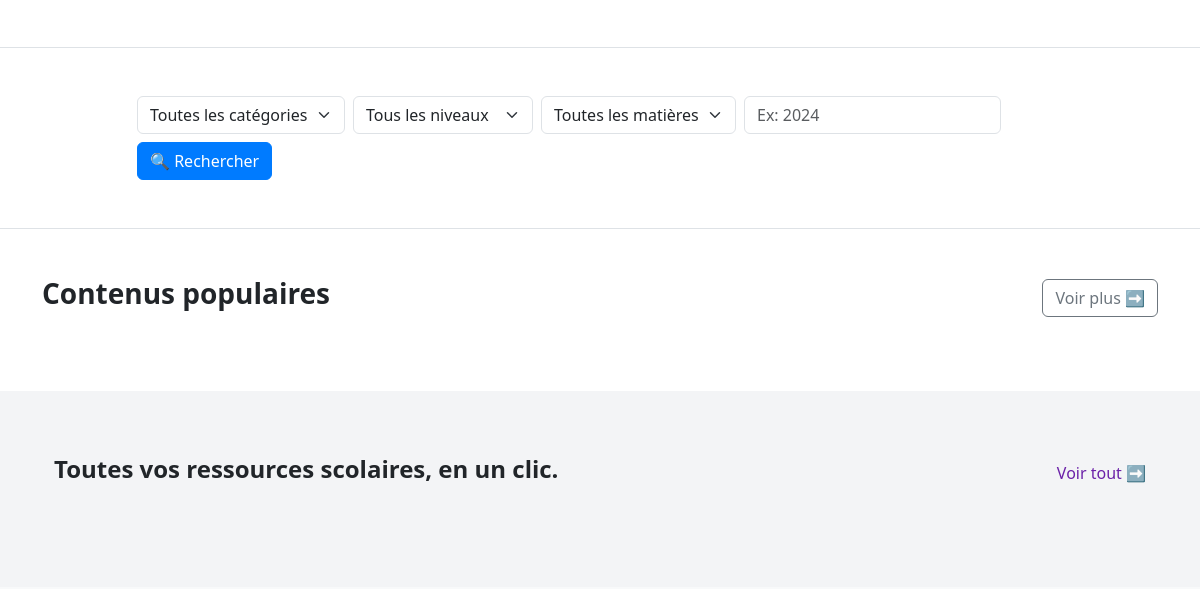
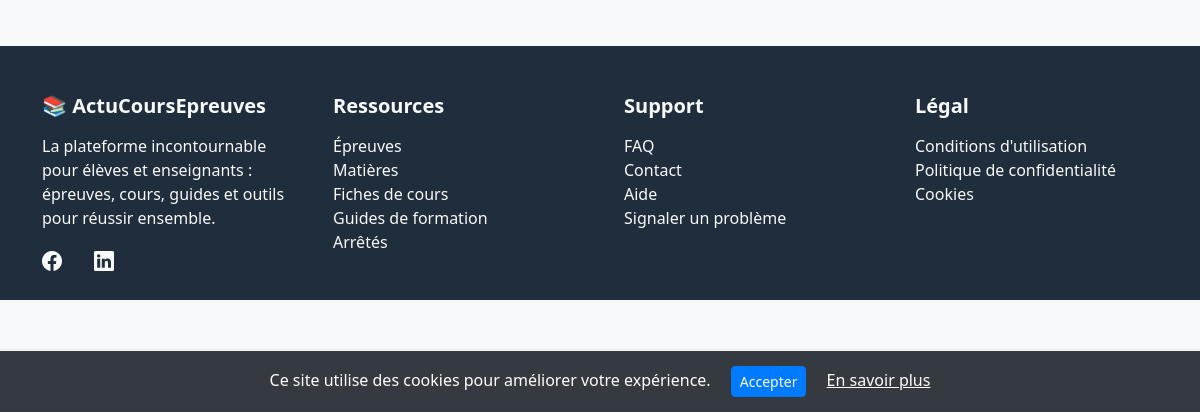
Before: / (lower part) with the older database file (2 pictures, top to bottom).
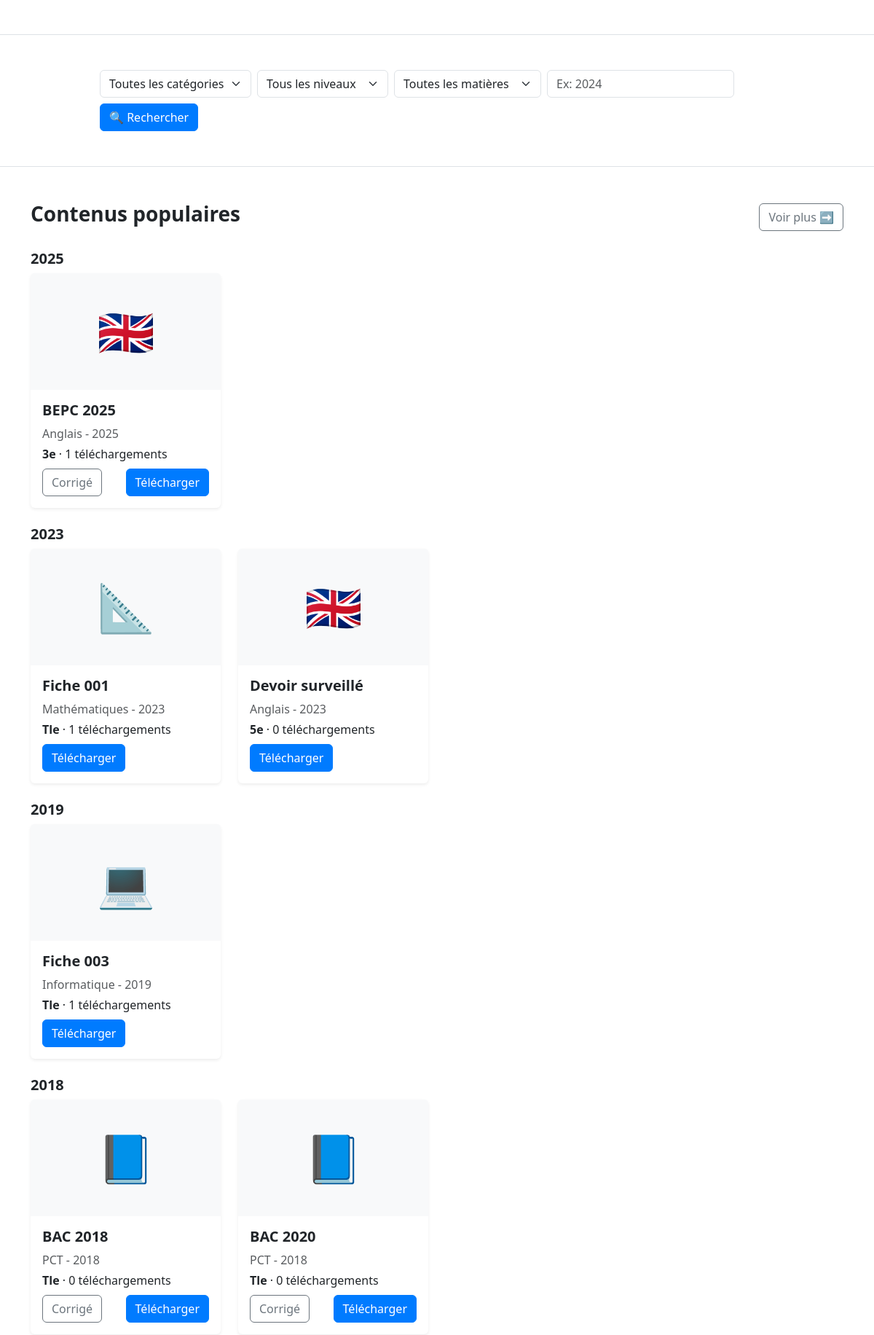
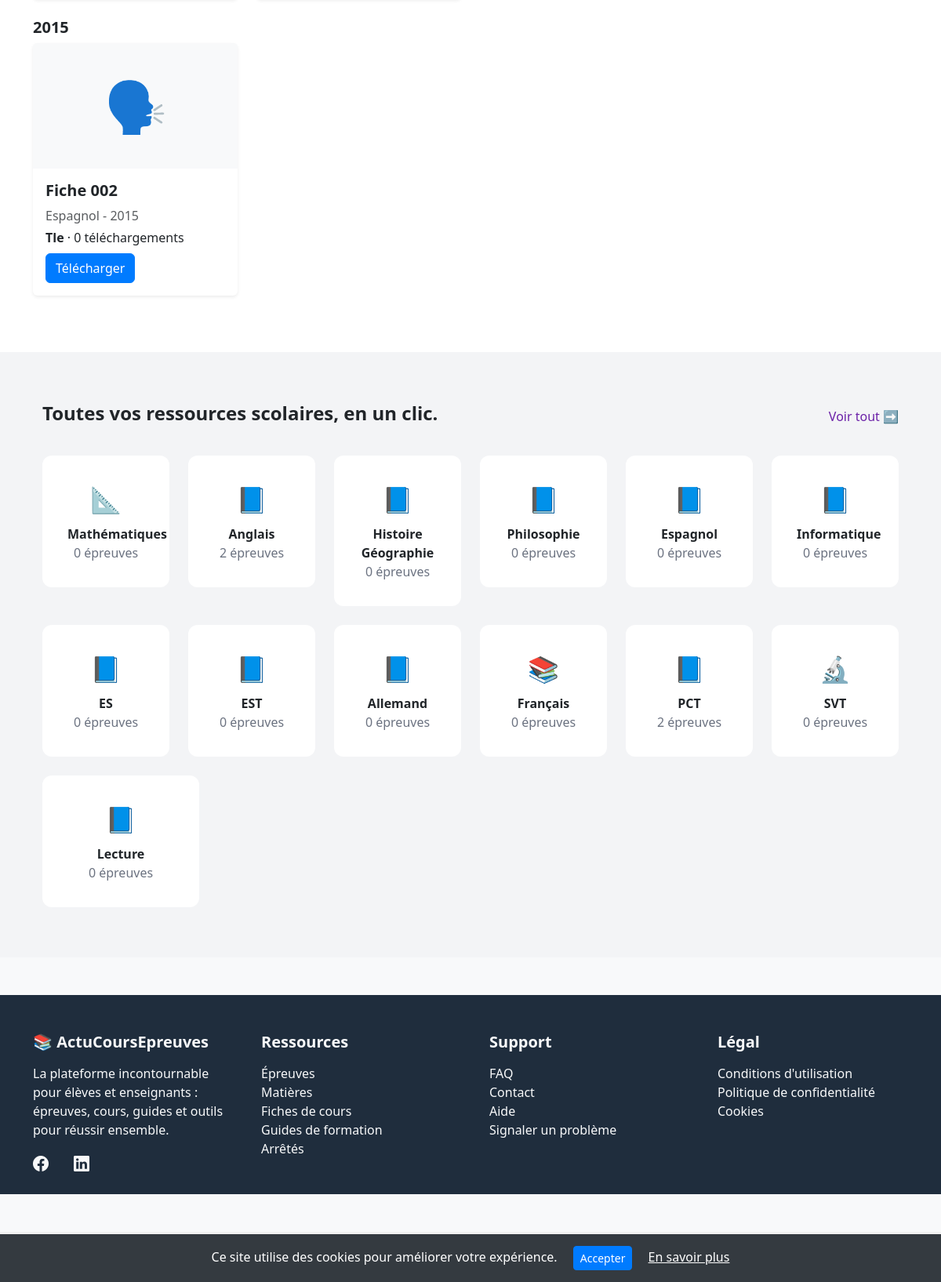
After: the same page with the newer database file (2 pictures, top to bottom).
### blog/models.py (models this page shows, shortened)
class Epreuve(models.Model):
    niveau = models.CharField(max_length=100, choices=NIVEAUX, default='Tle')
    titre = models.CharField(max_length=255)
    lien_drive = models.URLField(blank=True, null=True)
    lien_drive_corrige = models.URLField(blank=True, null=True)
    prix = models.DecimalField(max_digits=6, decimal_places=2)
    matiere = models.ForeignKey(Matiere, on_delete=models.CASCADE)
    annee = models.PositiveIntegerField(default='2024')
    telechargements = models.IntegerField(default=0)
    created_at = models.DateTimeField(auto_now_add=True)
    utilisateurs_telechargeurs = models.ManyToManyField(User, blank=True)

class Matiere(models.Model):
    nom = models.CharField(max_length=100)
    created_at = models.DateTimeField(auto_now_add=True)
    updated_at = models.DateTimeField(auto_now=True)

class FicheCours(models.Model):
    titre = models.CharField(max_length=200)
    description = models.TextField(blank=True)
    lien_drive = models.URLField(blank=True, null=True)
    matiere = models.ForeignKey(Matiere, on_delete=models.CASCADE)
    prix = models.DecimalField(max_digits=6, decimal_places=2, default=0.0)
    niveau = models.CharField(max_length=100, choices=NIVEAUX, default='Tle')
    annee = models.PositiveIntegerField()
    created_at = models.DateTimeField(auto_now_add=True)
    telechargements = models.PositiveIntegerField(default=0)
    utilisateurs_telechargeurs = models.ManyToManyField(User, blank=True)

### blog/views.py (the view)
# urls.py: 2. Add a URL to urlpatterns:  path('', views.home, name='home')
def home(request):
    matieres = Matiere.objects.annotate(
        nb_epreuves=Count('epreuve'),
        nb_fiches=Count('fichecours')
    )
    for matiere in matieres:
        if matiere.nom == "Mathématiques":
            matiere.icon = "📐"
        elif matiere.nom == "Physique-Chimie":
            matiere.icon = "⚛️"
        elif matiere.nom == "Français":
            matiere.icon = "📚"
        elif matiere.nom in ["SVT", "Sciences de la Vie et de la Terre"]:
            matiere.icon = "🔬"
        else:
            matiere.icon = "📘"
    epreuves = Epreuve.objects.all().select_related('matiere')
    fiches = FicheCours.objects.all()
    for e in epreuves:
        e.type_contenu = 'epreuve'
        e.icon = get_matiere_icon(e.matiere.nom if e.matiere else "")
    for f in fiches:
        f.type_contenu = 'fiche'
        f.icon = get_matiere_icon(f.matiere.nom if f.matiere else "")
    contenus = sorted(
    chain(epreuves, fiches),
    key=lambda c: (c.annee if c.annee else '', c.telechargements),
    reverse=True
    )[:5]   # Limiter aux 5 plus populaires
    contenus_par_annee = defaultdict(list)
    for c in sorted(chain(epreuves, fiches), key=lambda x: (x.annee if x.annee else '', x.telechargements), reverse=True):
        contenus_par_annee[c.annee].append(c)
    return render(request, 'index.html', {
        'matieres': matieres,
        'contenus_populaires': contenus,
        'contenus_par_annee': dict(contenus_par_annee),
    })

### blog/utils.py (called while the page is built)
def get_matiere_icon(nom):
    return {
        "Mathématiques": "📐",
        "Physique-Chimie": "⚛️",
        "Français": "📚",
        "SVT": "🔬",
        "Anglais": "🇬🇧",
        "Histoire-Géographie": "🌍",
        "Philosophie": "🤔",
        "EPS": "🏃",
        "Informatique": "💻",
        "Économie": "💰",
        "Technologie": "🔧",
        "Espagnol": "🗣️",
        "Allemand": "🗣️",
        "Arts Appliqués": "🎨",
    }.get(nom, "📘")

### blog/templates/index.html (shortened to what the changed rows need)
{% extends 'base.html' %}
{% block content %}
<section class="py-5 bg-white border-top">
  <div class="container">
    <div class="d-flex justify-content-between align-items-center mb-4">
      <h3 class="fw-bold">Contenus populaires</h3>
      <a href="{% url 'populaires' %}" class="btn btn-outline-secondary voir-tout-btn">
      </a>
    </div>
    {% for annee, contenus in contenus_par_annee.items %}
       <h5 class="fw-bold">{{ annee }}</h5>
       <div class="row row-cols-1 row-cols-md-2 row-cols-lg-4 g-4 mb-4">
        {% for contenu in contenus|slice:":5" %}
        <div class="col">
          <div class="card h-100 shadow-sm border-0">
            <div class="card-img-top d-flex justify-content-center align-items-center bg-light" style="height: 160px; font-size: 4rem;">
              {{ contenu.icon }}
            </div>
            <div class="card-body">
              <h5 class="card-title fw-bold">{{ contenu.titre }}</h5>
              <p class="text-muted mb-1">
                {% if contenu.matiere %}{{ contenu.matiere.nom }}{% endif %}
                {% if contenu.annee %} - {{ contenu.annee }}{% endif %}
              </p>
              <p class="mb-2">
                <strong>{{ contenu.niveau }}</strong> · {{ contenu.telechargements }} téléchargements
              </p>
              <div class="d-flex justify-content-between">
                {% if contenu.type_contenu == "epreuve" %}
                  {% if contenu.lien_drive_corrige %}
                    <a href="{% url 'telecharger_corrige' contenu.id %}" class="btn btn-outline-secondary">Corrigé</a>
                  {% endif %}
                  <a href="{% url 'telecharger_epreuve' contenu.id %}" class="btn btn-primary">Télécharger</a>
                {% elif contenu.type_contenu == "fiche" %}
                  <a href="{% url 'telecharger_fiche' contenu.id %}" class="btn btn-primary">Télécharger</a>
                {% elif contenu.type_contenu == "guide" %}
                  <a href="{% url 'telecharger_guide' contenu.id %}" class="btn btn-primary">Télécharger</a>
                {% endif %}
              </div>
            </div>
          </div>
        </div>
        {% endfor %}
       </div>
    {% endfor %}
  </div>
</section>
<section style="background-color: #f3f4f6; padding: 4rem 0;">
  <div class="container mx-auto px-4">
    <div style="display: flex; justify-content: space-between; align-items: center; margin-bottom: 2rem;">
      <h2 style="font-weight: bold; font-size: 1.5rem;">Toutes vos ressources scolaires, en un clic.</h2>
    </div>
    <div style="display: flex; gap: 1.5rem; flex-wrap: wrap; justify-content: space-between;">
      {% for matiere in matieres %}
        <a href="{% url 'contenu_par_matiere' matiere.id %}" style="text-decoration: none; color: inherit; flex: 1; min-width: 160px; max-width: 200px;">
          <div style="background-color: white; padding: 2rem; border-radius: 0.75rem; text-align: center; transition: transform 0.2s;" onmouseover="this.style.transform='scale(1.05)'" onmouseout="this.style.transform='scale(1)'">
            <div style="font-size: 2rem;">{{ matiere.icon }}</div>
            <div style="font-weight: bold; margin-top: 0.5rem;">{{ matiere.nom }}</div>
            <div style="color: #6B7280;">{{ matiere.epreuve_set.count }} épreuves</div>
          </div>
        </a>
      {% endfor %}
    </div>
  </div>
</section>
{% endblock %}

Changed rows visible on the page:
added Epreuve: annee "2025", icon "🇬🇧", titre "BEPC 2025", matiere.nom "Anglais", niveau "3e", telechargements "1", shows "Corrigé", shows "Télécharger"
added FicheCours: annee "2023", icon "📐", titre "Fiche 001", matiere.nom "Mathématiques", niveau "Tle", telechargements "1", shows "Télécharger"
added Epreuve: icon "🇬🇧", titre "Devoir surveillé", matiere.nom "Anglais", annee "2023", niveau "5e", telechargements "0", shows "Télécharger"
added FicheCours: annee "2019", icon "💻", titre "Fiche 003", matiere.nom "Informatique", niveau "Tle", telechargements "1", shows "Télécharger"
added Epreuve: annee "2018", icon "📘", titre "BAC 2018", matiere.nom "PCT", niveau "Tle", telechargements "0", shows "Corrigé", shows "Télécharger"
added Epreuve: icon "📘", titre "BAC 2020", matiere.nom "PCT", annee "2018", niveau "Tle", telechargements "0", shows "Corrigé", shows "Télécharger"
added FicheCours: annee "2015", icon "🗣️", titre "Fiche 002", matiere.nom "Espagnol", niveau "Tle", telechargements "0", shows "Télécharger"
added Matiere: icon "📐", nom "Mathématiques", epreuve_set.count "0"
added Matiere: icon "📘", nom "Anglais", epreuve_set.count "2"
added Matiere: icon "📘", nom "Histoire Géographie", epreuve_set.count "0"
added Matiere: icon "📘", nom "Philosophie", epreuve_set.count "0"
added Matiere: icon "📘", nom "Espagnol", epreuve_set.count "0"
added Matiere: icon "📘", nom "Informatique", epreuve_set.count "0"
added Matiere: icon "📘", nom "ES", epreuve_set.count "0"
added Matiere: icon "📘", nom "EST", epreuve_set.count "0"
added Matiere: icon "📘", nom "Allemand", epreuve_set.count "0"
added Matiere: icon "📚", nom "Français", epreuve_set.count "0"
added Matiere: icon "📘", nom "PCT", epreuve_set.count "2"
added Matiere: icon "🔬", nom "SVT", epreuve_set.count "0"
added Matiere: icon "📘", nom "Lecture", epreuve_set.count "0"
